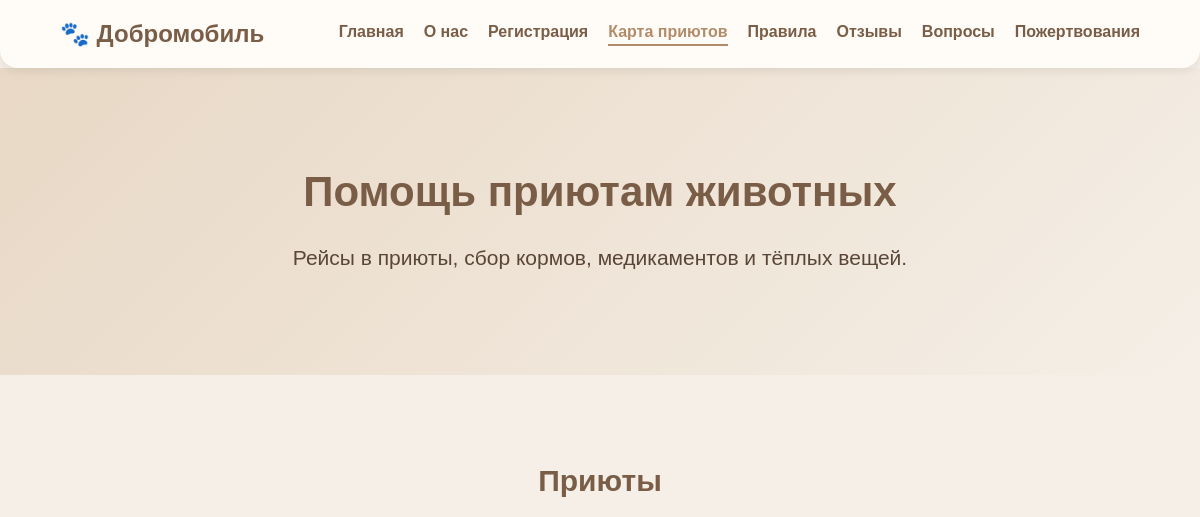
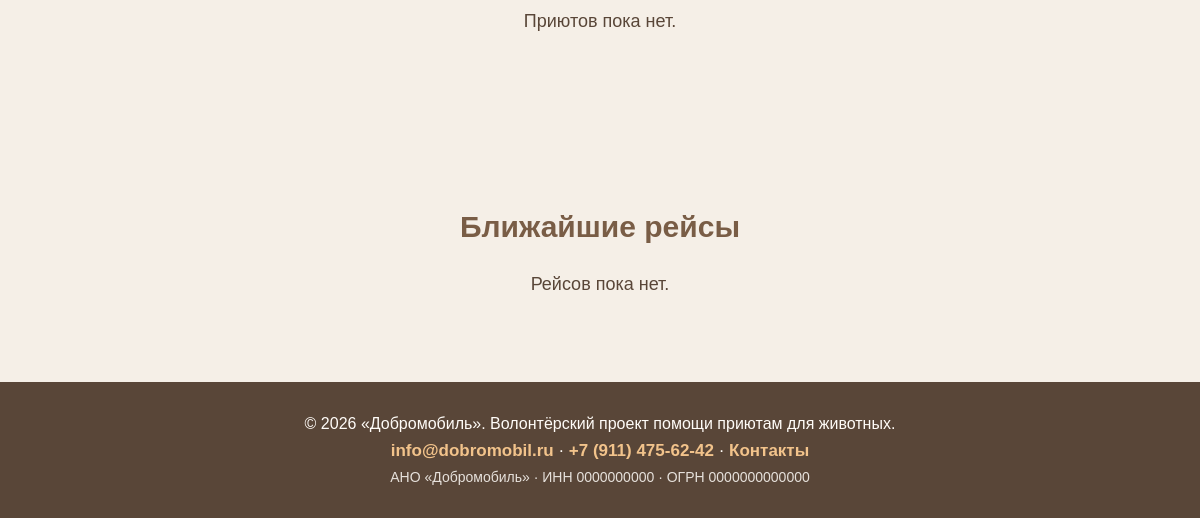
Page /direction/shelters/ on the earlier database version (2 pictures, top to bottom).
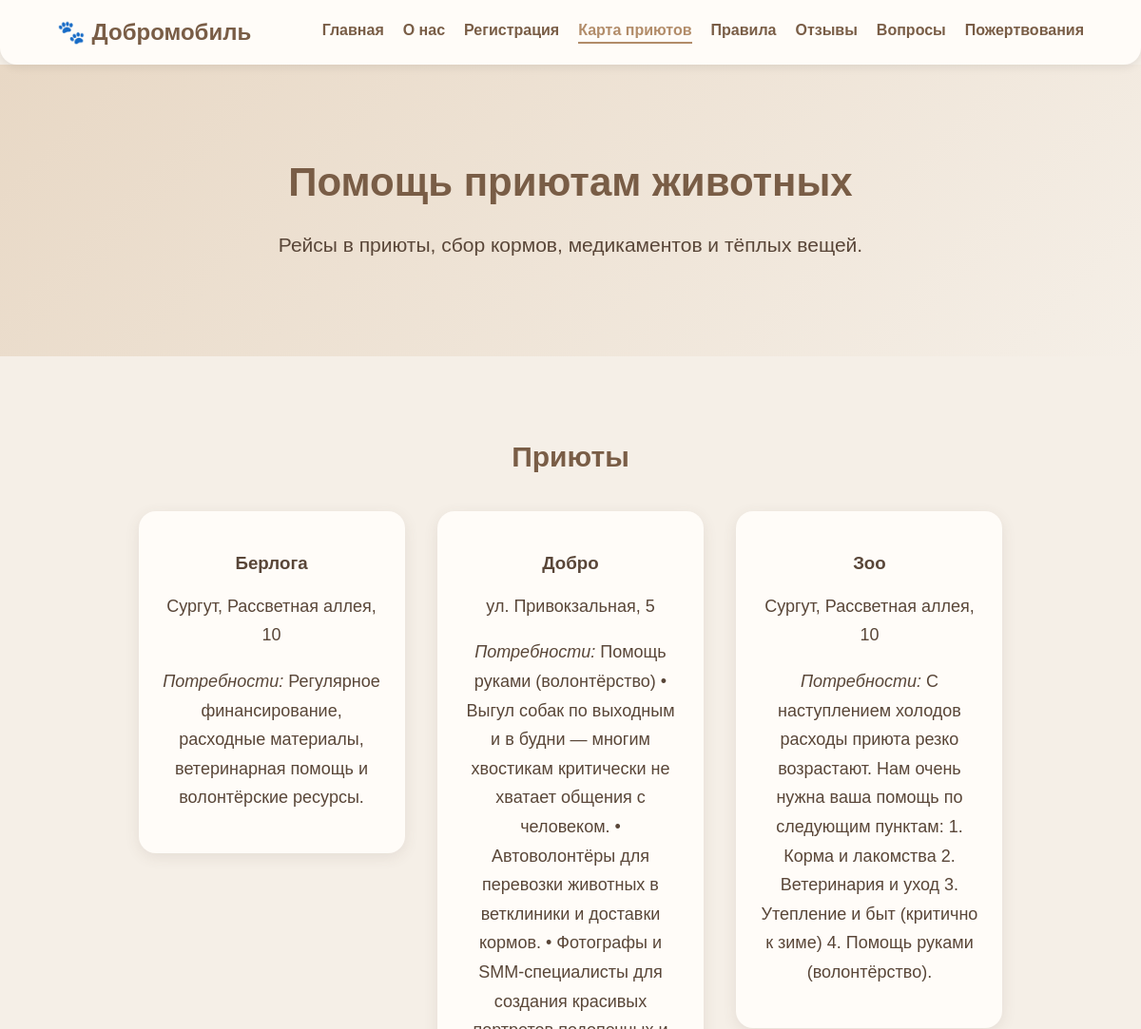
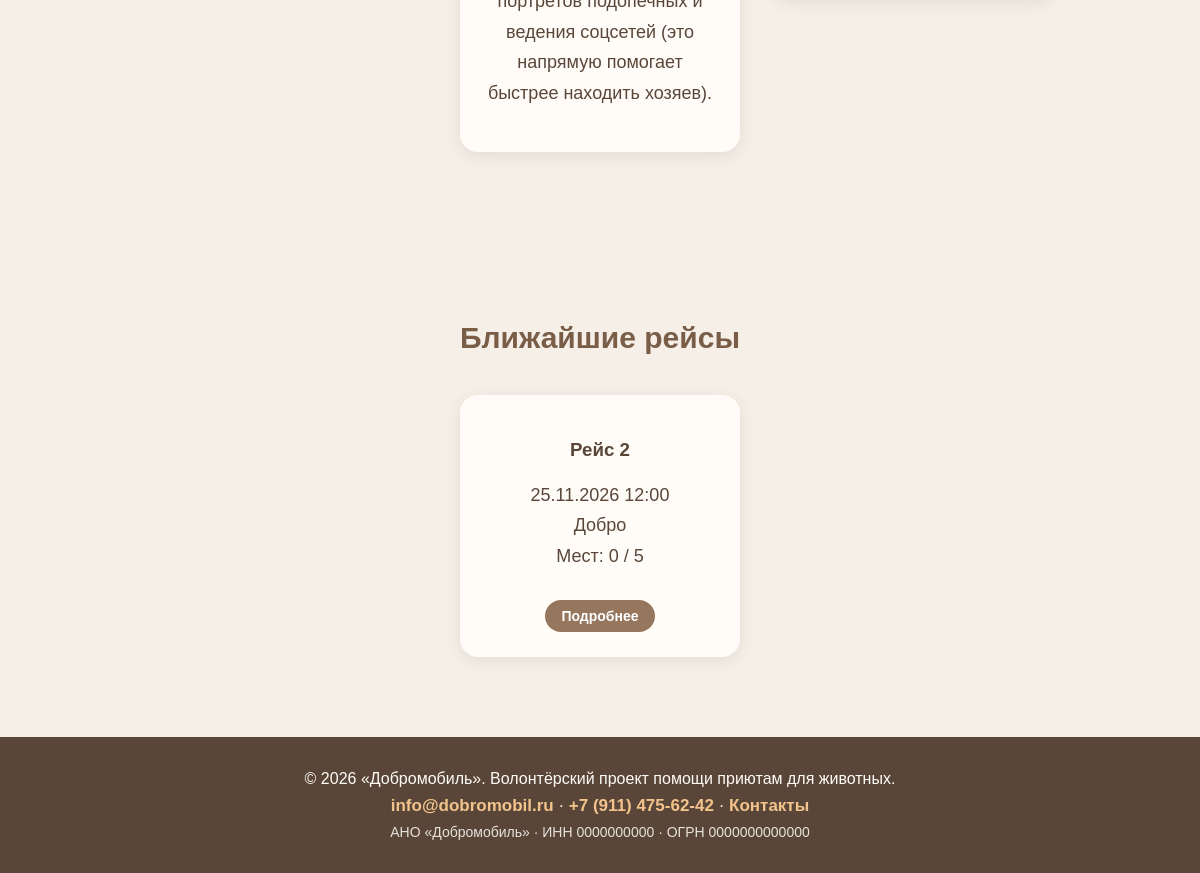
Same page on the later database version (2 pictures, top to bottom).
### core/models.py (models this page shows, shortened)
class Direction(models.Model):
    name = models.CharField('Название', max_length=200)
    slug = models.SlugField('Слаг для URL', unique=True)
    description = models.TextField('Описание', blank=True)
    is_active = models.BooleanField('Активно', default=True)
    created_at = models.DateTimeField('Создано', auto_now_add=True)
    class Meta:
        verbose_name = 'Направление'
        verbose_name_plural = 'Направления'
        ordering = ['name']

class Shelter(models.Model):
    direction = models.ForeignKey(
        Direction, on_delete=models.CASCADE, related_name='shelters', verbose_name='Направление'
    )
    organizer = models.ForeignKey(
        User, on_delete=models.SET_NULL, null=True, blank=True,
        related_name='shelters', verbose_name='Организатор'
    )
    name = models.CharField('Название', max_length=200)
    address = models.CharField('Адрес', max_length=300, blank=True)
    lat = models.FloatField('Широта', null=True, blank=True)
    lng = models.FloatField('Долгота', null=True, blank=True)
    description = models.TextField('Описание', blank=True)
    needs = models.TextField('Потребности', blank=True)
    contact = models.CharField('Контакт', max_length=200, blank=True)
    is_active = models.BooleanField('Активен', default=True)
    class Meta:
        verbose_name = 'Приют'
        verbose_name_plural = 'Приюты'
        ordering = ['name']

class Trip(models.Model):
    STATUS_PLANNED = 'planned'
    STATUS_OPEN = 'open'
    STATUS_FULL = 'full'
    STATUS_DONE = 'done'
    STATUS_CANCELLED = 'cancelled'
    STATUS_CHOICES = [
        (STATUS_PLANNED, 'Запланирован'),
        (STATUS_OPEN, 'Набор волонтёров'),
        (STATUS_FULL, 'Набран'),
        (STATUS_DONE, 'Выполнен'),
        (STATUS_CANCELLED, 'Отменён'),
    ]
    direction = models.ForeignKey(
        Direction, on_delete=models.CASCADE, related_name='trips', verbose_name='Направление'
    )
    shelter = models.ForeignKey(
        Shelter, on_delete=models.CASCADE, related_name='trips', verbose_name='Приют'
    )
    title = models.CharField('Название рейса', max_length=200)
    date = models.DateTimeField('Дата и время')
    seats_total = models.PositiveIntegerField('Всего мест', default=5)
    status = models.CharField('Статус', max_length=20, choices=STATUS_CHOICES, default=STATUS_OPEN)
    description = models.TextField('Описание', blank=True)
    created_at = models.DateTimeField('Создан', auto_now_add=True)
    class Meta:
        verbose_name = 'Рейс'
        verbose_name_plural = 'Рейсы'
        ordering = ['date']
    def seats_taken(self):
        return self.enrollments.count()

### core/views.py (the view)
# urls.py: path('direction/<slug:slug>/', views.direction_detail, name='direction_detail'),
def direction_detail(request, slug):
    direction = get_object_or_404(Direction, slug=slug, is_active=True)
    return render(request, 'core/direction_detail.html', {
        'direction': direction,
        'shelters': direction.shelters.filter(is_active=True),
        'trips': direction.trips.exclude(status__in=[Trip.STATUS_DONE, Trip.STATUS_CANCELLED]),
    })

### core/context_processors.py (called while the page is built)
def site(request):
    match = getattr(request, 'resolver_match', None)
    name = match.url_name if match else ''
    return {
        'nav_tabs': NAV_TABS,
        'active_tab_name': ACTIVE_ALIASES.get(name, name),
        'org': settings.ORGANIZATION,
    }

### core/templates/core/direction_detail.html (shortened to what this page needs)
{% extends 'core/base.html' %}
{% block content %}
<section class="hero">
    <h1>{{ direction.name }}</h1>
    <p>{{ direction.description }}</p>
</section>
<section>
    <h2>Приюты</h2>
    {% for s in shelters %}
        <div class="card">
            <h3>{{ s.name }}</h3>
            <p>{{ s.address }}</p>
            <p><em>Потребности:</em> {{ s.needs|default:"—" }}</p>
        </div>
    {% empty %}
        <p>Приютов пока нет.</p>
    {% endfor %}
</section>
<section>
    <h2>Ближайшие рейсы</h2>
    {% for t in trips %}
        <div class="card">
            <h3>{{ t.title }}</h3>
            <p>{{ t.date|date:"d.m.Y H:i" }}<br>{{ t.shelter.name }}<br>Мест: {{ t.seats_taken }} / {{ t.seats_total }}</p>
            <a href="{% url 'trip_detail' t.id %}" class="button small">Подробнее</a>
        </div>
    {% empty %}
        <p>Рейсов пока нет.</p>
    {% endfor %}
</section>
{% endblock %}

### core/templates/core/base.html (shortened to what this page needs)
{% load static %}<!DOCTYPE html>
<html lang="ru">
<head>
    <link rel="stylesheet" href="{% static 'css/style.css' %}">
</head>
<body>
<header>
    <a href="/" class="logo"><h2>🐾 Добромобиль</h2></a>
    <nav>
        {% for name, url, label in nav_tabs %}
            <a href="{{ url }}"{% if name == active_tab_name %} class="active"{% endif %}>{{ label }}</a>
        {% endfor %}
    </nav>
</header>
{% block content %}{% endblock %}
<footer>
    <p>© 2026 «Добромобиль». Волонтёрский проект помощи приютам для животных.</p>
    <p class="footer-contacts">
        <a href="mailto:{{ org.email }}">{{ org.email }}</a> ·
        <a href="tel:{{ org.phone_href }}">{{ org.phone }}</a> ·
        <a href="/about/#contacts">Контакты</a>
    </p>
    <p class="footer-legal">{{ org.name }} · ИНН {{ org.inn }} · ОГРН {{ org.ogrn }}</p>
</footer>
</body>
</html>

### static/css/style.css (style rules this page uses)
* { box-sizing: border-box; }
body { margin: 0; font-family: Arial, sans-serif; background-color: #f4f7ef; color: #304536; }
header { background-color: white; position: sticky; top: 0; z-index: 1000; padding: 20px 5%; display: flex; justify-content: space-between; align-items: center; flex-wrap: wrap; gap: 15px; box-shadow: 0 3px 10px rgba(0,0,0,0.08); border-radius: 0 0 18px 18px; }
header h2 { color: #356b45; margin: 0; }
nav { display: flex; gap: 20px; flex-wrap: wrap; }
nav a { color: #356b45; text-decoration: none; font-weight: bold; transition: color 0.3s ease; }
.hero { text-align: center; padding: 100px 20px; background: linear-gradient(135deg, #e2edd9, #f4f7ef); }
.hero h1 { font-size: 42px; color: #356b45; max-width: 850px; margin: 0 auto 25px; }
.hero p { font-size: 21px; line-height: 1.6; }
.button { display: inline-block; background-color: #477d50; color: white; padding: 15px 30px; border-radius: 30px; text-decoration: none; margin-top: 20px; font-weight: bold; transition: transform 0.3s ease, background-color 0.3s ease; }
section { padding: 65px 8%; text-align: center; }
section h2 { color: #356b45; font-size: 30px; }
section p { font-size: 18px; line-height: 1.7; }
.card { display: inline-block; background: white; width: 280px; max-width: 100%; padding: 25px; margin: 15px; border-radius: 18px; box-shadow: 0 4px 15px rgba(0,0,0,0.08); vertical-align: top; }
footer { background-color: #304536; color: white; text-align: center; padding: 25px; }
html { scroll-behavior: smooth; }
.card { transition: transform 0.3s ease, box-shadow 0.3s ease; }
.hero p { max-width: 850px; margin: 0 auto; }
section { max-width: 1200px; margin-left: auto; margin-right: auto; }
body { background-color: #F5EFE7; color: #594638; }
header { background-color: #FFFCF8; }
header h2, nav a { color: #795D46; }
.hero { background: linear-gradient(135deg, #E8D8C5, #F5EFE7); }
.hero h1, section h2 { color: #795D46; }
.button { background-color: #96765C; color: white; }
.card { background-color: #FFFCF8; box-shadow: 0 4px 15px rgba(89, 70, 56, 0.10); }
footer { background-color: #594638; color: #FFFCF8; }
header .logo { text-decoration: none; }
nav a.active { color: #B28C69; border-bottom: 2px solid #B28C69; padding-bottom: 3px; }
.button.small { padding: 8px 16px; font-size: 14px; margin-top: 10px; }
footer p { margin: 8px 0; }
footer .footer-contacts a, footer a { color: #F2C38B; font-weight: bold; text-decoration: none; }
footer .footer-contacts { font-size: 17px; }
footer .footer-legal { font-size: 14px; opacity: 0.85; }

Differences in the rows shown:
added Shelter: name "Берлога", address "Сургут, Рассветная аллея, 10", needs "Регулярное финансирование, расходные материалы, ветеринарная помощь и волонтёрские ресурсы."
added Shelter: name "Добро", address "ул. Привокзальная, 5", needs "Помощь руками (волонтёрство) • Выгул собак по выходным и в будни — многим хвостикам критически не хватает общения с человеком. • Автоволонтёры для перевозки животных в ветклиники и доставки кормов. • Фотографы и SMM-специалисты для создания красивых портретов подопечных и ведения соцсетей (это напрямую помогает быстрее находить хозяев)."
added Shelter: name "Зоо", address "Сургут, Рассветная аллея, 10", needs "С наступлением холодов расходы приюта резко возрастают. Нам очень нужна ваша помощь по следующим пунктам: 1. Корма и лакомства 2. Ветеринария и уход 3. Утепление и быт (критично к зиме) 4. Помощь руками (волонтёрство)."
added Trip: title "Рейс 2", date "25.11.2026 12:00", shelter.name "Добро", seats_taken "0", seats_total "5"
Other differences:
text no longer shown: "Приютов пока нет. Рейсов пока нет."
